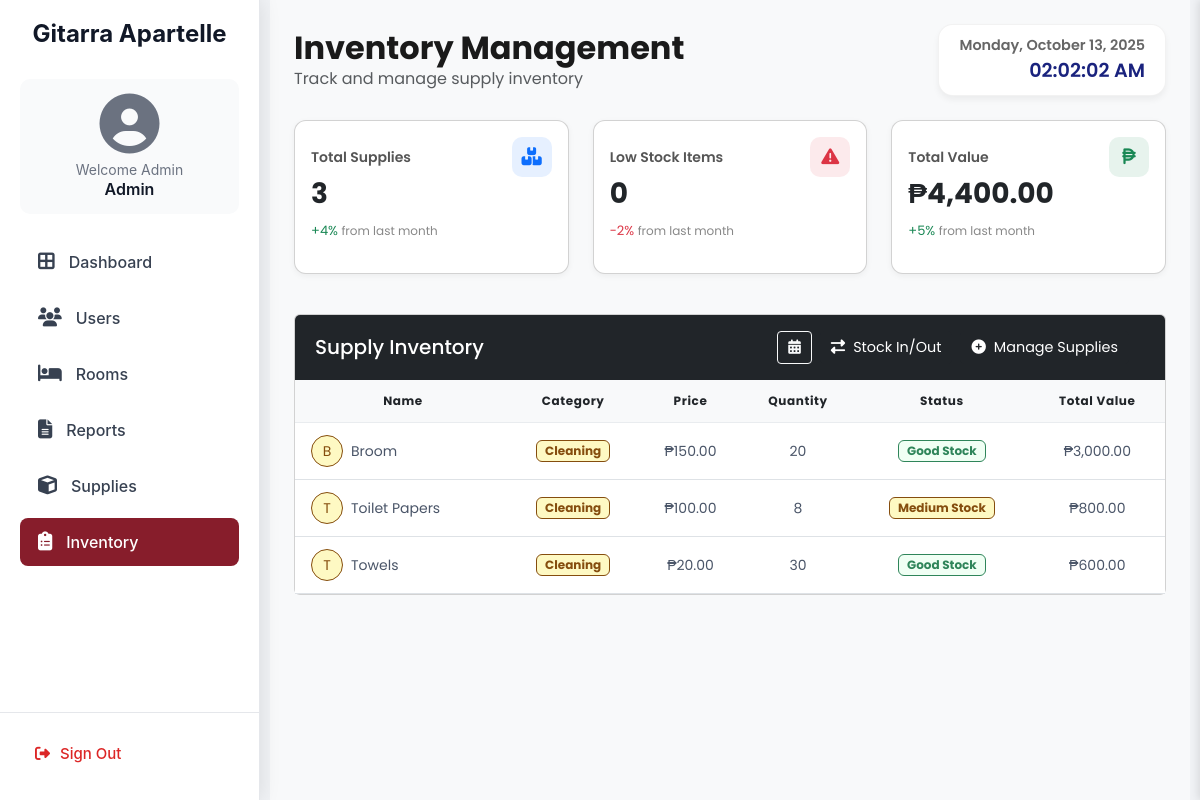
/admin-inventory.php, run on an earlier commit of the app's database.
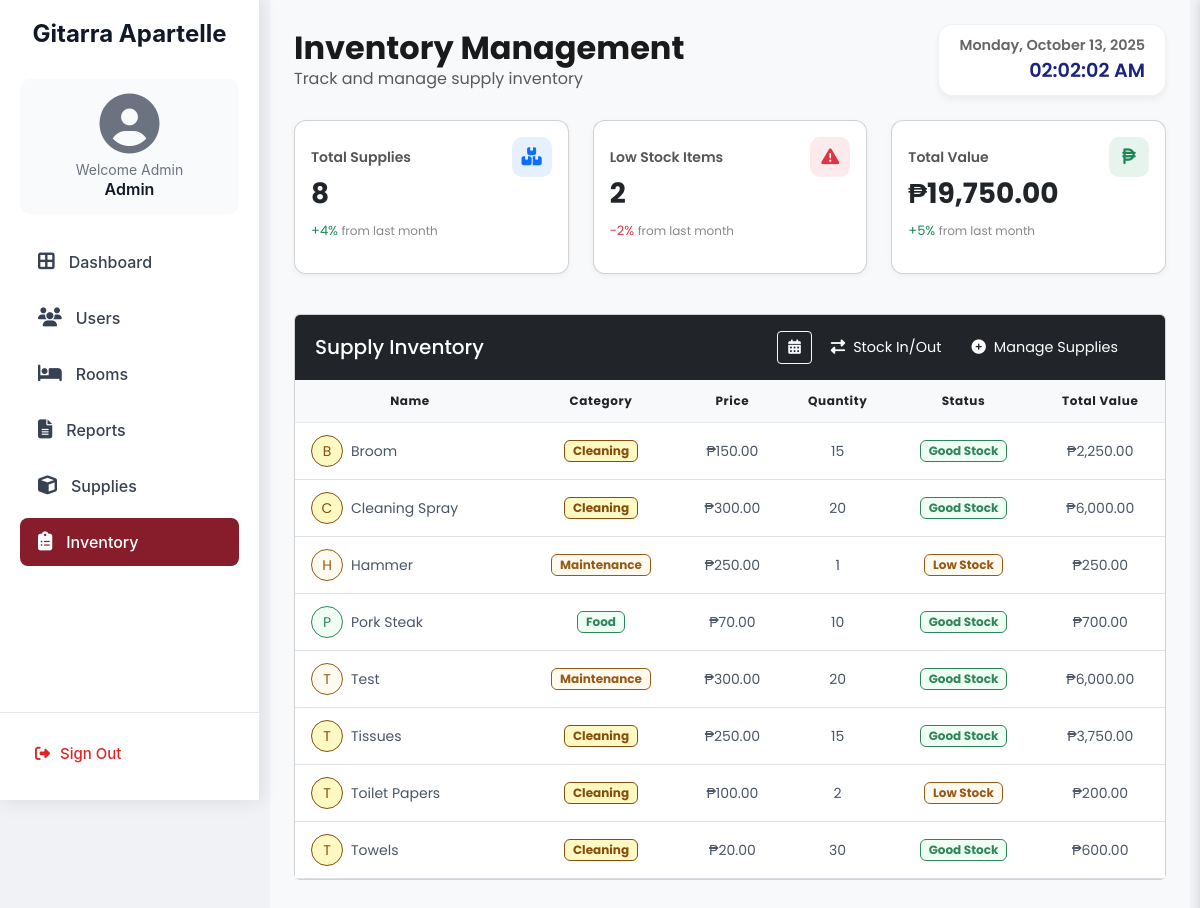
And on a later commit of the database.
### tables this page shows
CREATE TABLE `supplies` (
  `id` int NOT NULL,
  `name` varchar(100) NOT NULL,
  `price` decimal(10,2) NOT NULL,
  `quantity` int NOT NULL DEFAULT '1',
  `category` enum('Cleaning','Maintenance','Food') NOT NULL,
  `created_at` timestamp NULL DEFAULT CURRENT_TIMESTAMP
);

### admin-inventory.php (the view, shortened to what this page needs)
<?php
require_once 'database.php';
$result = $conn->query("SELECT * FROM supplies ORDER BY name ASC");
$supplies = [];
while ($row = $result->fetch_assoc()) {
  $supplies[] = $row;
}
$total_supplies = count($supplies);
$low_stock_count = 0;
$total_value = 0;
foreach ($supplies as $supply) {
  $total_value += $supply['price'] * $supply['quantity'];
  if ($supply['quantity'] < 5) {
    $low_stock_count++;
  }
}
?>
<!DOCTYPE html>
<html lang="en">
<head>
  <link href="https://cdn.jsdelivr.net/npm/bootstrap@5.3.0/dist/css/bootstrap.min.css" rel="stylesheet">
  <link rel="stylesheet" href="https://cdnjs.cloudflare.com/ajax/libs/font-awesome/6.4.2/css/all.min.css">
    <link href="https://cdn.datatables.net/1.11.5/css/dataTables.bootstrap5.min.css" rel="stylesheet">
  <link href="style.css" rel="stylesheet">
  <link href="style.css" rel="stylesheet">
</head>
<body>
  <div class="sidebar">
    <h4>Gitarra Apartelle</h4>
    <div class="user-info">
      <i class="fa-solid fa-user-circle"></i>
      <p>Welcome Admin</p>
      <h6>Admin</h6>
    </div>
    <div class="nav-links">
      <a href="admin-dashboard.php"><i class="fa-solid fa-border-all"></i> Dashboard</a>
      <a href="admin-user.php"><i class="fa-solid fa-users"></i> Users</a>
      <a href="admin-room.php"><i class="fa-solid fa-bed"></i> Rooms</a>
      <a href="admin-report.php"><i class="fa-solid fa-file-lines"></i> Reports</a>
      <a href="admin-supplies.php"><i class="fa-solid fa-cube"></i> Supplies</a>
      <a href="admin-inventory.php" class="active"><i class="fa-solid fa-clipboard-list"></i> Inventory</a>
    </div>
    <div class="signout">
      <a href="admin-logout.php"><i class="fa-solid fa-right-from-bracket"></i> Sign Out</a>
    </div>
  </div>
<div class="content p-4">
  <div class="d-flex justify-content-between align-items-center mb-4">
    <div>
      <h2 class="fw-bold mb-0">Inventory Management</h2>
      <p class="text-muted mb-0">Track and manage supply inventory</p>
    </div>
    <div class="clock-box text-end">
      <div id="currentDate" class="fw-semibold"></div>
      <div id="currentTime"></div>
    </div>
  </div>
<div class="row mb-4">
    <div class="col-md-4 mb-3">
        <div class="card stat-card h-100 p-3">
            <div class="d-flex justify-content-between align-items-center">
                <p class="stat-title">Total Supplies</p>
                <div class="stat-icon bg-primary bg-opacity-10 text-primary">
                    <i class="fas fa-boxes-stacked"></i>
                </div>
            </div>
            <h3 class="fw-bold mb-1"><?php echo $total_supplies; ?></h3>
            <p class="stat-change text-success">+4% <span>from last month</span></p>
        </div>
    </div>
    <div class="col-md-4 mb-3">
        <div class="card stat-card h-100 p-3">
            <div class="d-flex justify-content-between align-items-center">
                <p class="stat-title">Low Stock Items</p>
                <div class="stat-icon bg-danger bg-opacity-10 text-danger">
                    <i class="fas fa-exclamation-triangle"></i>
                </div>
            </div>
            <h3 class="fw-bold mb-1"><?php echo $low_stock_count; ?></h3>
            <p class="stat-change text-danger">-2% <span>from last month</span></p>
        </div>
    </div>
    <div class="col-md-4 mb-3">
        <div class="card stat-card h-100 p-3">
            <div class="d-flex justify-content-between align-items-center">
                <p class="stat-title">Total Value</p>
                <div class="stat-icon bg-success bg-opacity-10 text-success">
                    <i class="fas fa-peso-sign"></i>
                </div>
            </div>
            <h3 class="fw-bold mb-1">₱<?php echo number_format($total_value, 2); ?></h3>
            <p class="stat-change text-success">+5% <span>from last month</span></p>
        </div>
    </div>
</div>
<div class="card mb-4">
  <div class="card-header bg-dark d-flex justify-content-between align-items-center py-3">
    <h5 class="mb-0 text-white">Supply Inventory</h5>
    <div class="d-flex align-items-center gap-2">
      <button id="toggleCalendar" class="btn btn-outline-light btn-sm">
        <i class="fas fa-calendar-alt"></i>
      </button>
      <button type="button" class="btn btn-dark btn-sm" data-bs-toggle="modal" data-bs-target="#stockModal">
        <i class="fas fa-exchange-alt me-2"></i>Stock In/Out
      </button>
      <a href="admin-supplies.php" class="btn btn-dark btn-sm">
        <i class="fas fa-plus-circle me-2"></i>Manage Supplies
      </a>
    </div>
  </div>
  <div class="card-body p-0">
    <div class="table-responsive">
      <table id="inventoryTable" class="table table-hover mb-0">
        <thead>
          <tr>
            <th class="ps-3">Name</th>
            <th>Category</th>
            <th>Price</th>
            <th>Quantity</th>
            <th>Status</th>
            <th>Total Value</th>
          </tr>
        </thead>
        <tbody>
          <?php if (count($supplies) > 0): ?>
            <?php foreach ($supplies as $s): ?>
            <tr>
              <td class="ps-3">
                <div class="d-flex align-items-center">
                  <div class="avatar-sm
                    <?php if ($s['category'] == 'Cleaning'): ?>
                      bg-yellow-100 text-yellow-800 border-yellow-200
                    <?php elseif ($s['category'] == 'Maintenance'): ?>
                      bg-amber-100 text-amber-800 border-amber-200
                    <?php else: ?>
                      bg-green-100 text-green-800 border-green-200
                    <?php endif; ?>
                    rounded-circle d-flex align-items-center justify-content-center me-2"
                    style="width:32px; height:32px; border:1px solid;">
                    <span><?= strtoupper(substr($s['name'], 0, 1)) ?></span>
                  </div>
                  <div><?= htmlspecialchars($s['name']) ?></div>
                </div>
              </td>
              <td>
                <span class="badge
                  <?php if ($s['category'] == 'Cleaning'): ?>
                    bg-yellow-100 text-yellow-800 border-yellow-200
                  <?php elseif ($s['category'] == 'Maintenance'): ?>
                    bg-amber-100 text-amber-800 border-amber-200
                  <?php else: ?>
                    bg-green-100 text-green-800 border-green-200
                  <?php endif; ?>
                ">
                  <?= htmlspecialchars($s['category']) ?>
                </span>
              </td>
              <td>₱<?= number_format($s['price'], 2) ?></td>
              <td><?= (int)$s['quantity'] ?></td>
              <td>
                <?php if ($s['quantity'] < 5): ?>
                  <span class="badge bg-amber-100 text-amber-800 border-amber-200">Low Stock</span>
                <?php elseif ($s['quantity'] < 10): ?>
                  <span class="badge bg-yellow-100 text-yellow-800 border-yellow-200">Medium Stock</span>
                <?php else: ?>
                  <span class="badge bg-green-100 text-green-800 border-green-200">Good Stock</span>
                <?php endif; ?>
              </td>
              <td>₱<?= number_format($s['price'] * $s['quantity'], 2) ?></td>
            </tr>
            <?php endforeach; ?>
          <?php endif; ?>
        </tbody>
      </table>
    </div>
  </div>
</div>

### style.css (style rules this page uses)
body { display: flex; background: #f0f2f5; font-family: 'Poppins', sans-serif; color: #1a1a1a; }
.sidebar { width: 280px; height: 100vh; background: linear-gradient(180deg, #222222, #0f0f0f); color: white; position: fixed; padding-top: 20px; transition: all 0.3s ease-in-out; box-shadow: 0 0 20px rgba(0, 0, 0, 0.1); z-index: 1000; }
.sidebar .user-info { text-align: center; margin-bottom: 20px; }
.sidebar .user-info i { font-size: 60px; animation: fadeIn 1s ease-in-out; }
.sidebar a { color: rgba(255, 255, 255, 0.8); text-decoration: none; padding: 15px 25px; display: flex; align-items: center; gap: 12px; transition: all 0.3s ease-in-out; border-radius: 0 30px 30px 0; margin: 5px 0; font-weight: 500; }
.sidebar a.active { background: rgba(255, 255, 255, 0.2); color: white; }
.content { margin-left: 280px; padding: 30px; width: calc(100% - 280px); transition: all 0.3s ease-in-out; min-height: 100vh; background: #f8f9fa; }
.content { margin-left: 260px; padding: 20px; }
.card-header { border-bottom: none; padding: 1.25rem; }
.card-body { padding: 1.5rem; }
.card { transition: all 0.3s ease; }
.clock-box { padding: 10px 20px; background-color: white; border-radius: 15px; box-shadow: 0 4px 6px rgba(0,0,0,0.05); border: 1px solid rgba(0,0,0,0.05); }
#currentDate { font-size: 0.9rem; color: #666; }
#currentTime { font-size: 1.2rem; font-weight: 600; color: #1a237e; }
.table th, .table td { text-align: center; vertical-align: middle; }
.btn { font-size: 0.9rem; padding: 5px 10px; }

### admin-inventory.php (style rules this page uses)
.stat-card { border-radius: 12px; box-shadow: 0 2px 6px rgba(0,0,0,0.05); transition: transform 0.2s ease; background: #fff; }
.stat-title { font-size: 14px; font-weight: 600; color: #555; margin: 0; }
.stat-icon { width: 40px; height: 40px; display: flex; align-items: center; justify-content: center; border-radius: 10px; font-size: 18px; }
.stat-change { font-size: 13px; margin-top: 6px; }
.stat-change span { font-size: 12px; color: #888; }
.avatar-sm { width: 32px; height: 32px; display: flex; align-items: center; justify-content: center; }
.table thead th { background-color: #f8f9fa; border-bottom: 1px solid #e9ecef; padding: 0.75rem; font-size: 0.75rem; letter-spacing: 0.05em; }
.table td { padding: 0.75rem; vertical-align: middle; font-size: 0.875rem; color: #4a5568; }
.table .badge { padding: 0.25rem 0.5rem; font-size: 0.75rem; border: 1px solid; transition: all 0.2s ease; }
.bg-green-100 { background-color: #f0fff4; }
.text-green-800 { color: #2f855a; }
.border-green-200 { border-color: #c6f6d5; }
.bg-amber-100 { background-color: #fffaf0; }
.text-amber-800 { color: #975a16; }
.border-amber-200 { border-color: #fed7aa; }
.bg-yellow-100 { background-color: #fef9c3; }
.text-yellow-800 { color: #854d0e; }
.border-yellow-200 { border-color: #fef08a; }
.sidebar { width: 260px; height: 100vh; background: #fff; border-right: 1px solid #e5e7eb; position: fixed; top: 0; left: 0; display: flex; flex-direction: column; padding: 20px 0; font-family: 'Inter', sans-serif; }
.sidebar h4 { text-align: center; font-weight: 700; color: #111827; margin-bottom: 30px; }
.user-info { text-align: center; background: #f9fafb; border-radius: 10px; padding: 15px; margin: 0 20px 25px 20px; }
.user-info i { font-size: 30px; color: #6b7280; margin-bottom: 5px; }
.user-info p { margin: 0; font-size: 14px; color: #6b7280; }
.user-info h6 { margin: 0; font-weight: 600; color: #111827; }
.nav-links { flex-grow: 1; display: flex; flex-direction: column; padding: 0 10px; }
.nav-links a { display: flex; align-items: center; gap: 14px; font-size: 16px; font-weight: 500; color: #374151; text-decoration: none; padding: 12px 18px; border-radius: 8px; margin: 4px 10px; transition: all 0.2s ease; }
.nav-links a i { font-size: 19px; color: #374151; transition: color 0.2s ease; }
.nav-links a.active { background: #871D2B; color: #fff; }
.nav-links a.active i { color: #fff; }
.signout { border-top: 1px solid #e5e7eb; padding: 15px 20px 0; }
.signout a { display: flex; align-items: center; gap: 10px; color: #dc2626; text-decoration: none; font-weight: 500; font-size: 15px; padding: 10px 15px; border-radius: 8px; transition: all 0.2s ease; }
.content { margin-left: 270px; padding: 30px; max-width: 1400px; }

What changed in the data, as far as the page shows it:
changed supplies "Broom": quantity "20" → "15"; $s['price'] * $s['quantity'] "3,000.00" → "2,250.00"
added supplies: name "C", name "Cleaning Spray", category "Cleaning", price "300.00", quantity "20", shows "Good Stock", $s['price'] * $s['quantity'] "6,000.00"
added supplies: name "H", name "Hammer", category "Maintenance", price "250.00", quantity "1", shows "Low Stock", $s['price']*$s['quantity'] "250.00"
added supplies: name "P", name "Pork Steak", category "Food", price "70.00", quantity "10", shows "Good Stock", $s['price'] * $s['quantity'] "700.00"
added supplies: name "T", name "Test", category "Maintenance", price "300.00", quantity "20", shows "Good Stock", $s['price'] * $s['quantity'] "6,000.00"
added supplies: name "T", name "Tissues", category "Cleaning", price "250.00", quantity "15", shows "Good Stock", $s['price'] * $s['quantity'] "3,750.00"
changed supplies "Toilet Papers": quantity "8" → "2"; $s['price'] * $s['quantity'] "800.00" → "200.00"; quantity "Medium Stock" → "Low Stock"
Also different on the page:
$total_supplies: "3" → "8"
$low_stock_count: "0" → "2"
$total_value: "4,400.00" → "19,750.00"
